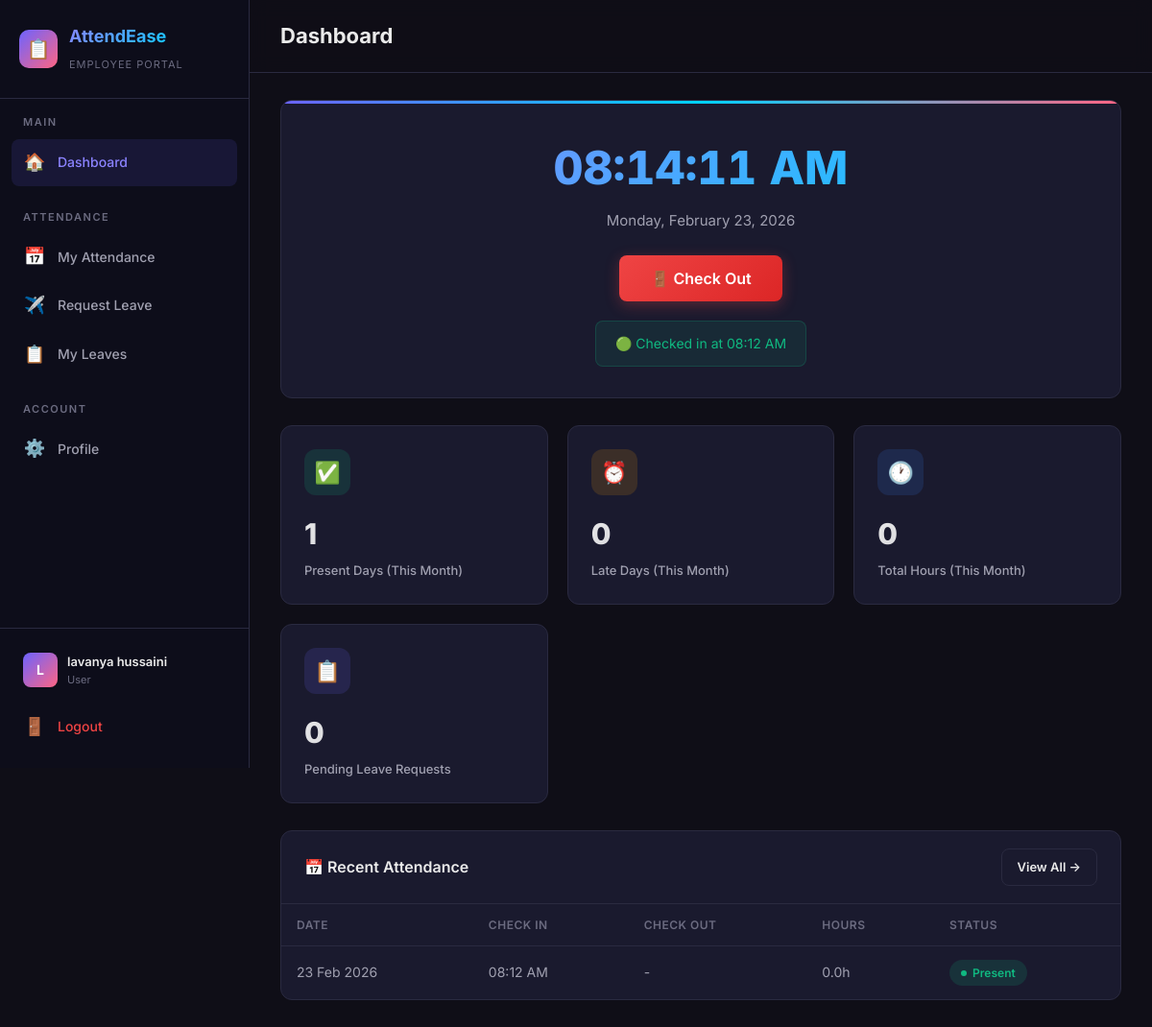
The page /user/dashboard (signed in) on the database its author committed.
### models.py (models this page shows, shortened)
class User(UserMixin, db.Model):
    __tablename__ = 'users'
    id = db.Column(db.Integer, primary_key=True)
    username = db.Column(db.String(80), unique=True, nullable=False)
    email = db.Column(db.String(120), unique=True, nullable=False)
    password_hash = db.Column(db.String(256), nullable=False)
    full_name = db.Column(db.String(150), nullable=False)
    role = db.Column(db.String(20), default='user')  # 'user' or 'admin'
    department = db.Column(db.String(100), default='General')
    phone = db.Column(db.String(20), default='')
    is_approved = db.Column(db.Boolean, default=False)
    created_at = db.Column(db.DateTime, default=datetime.utcnow)
    attendances = db.relationship('Attendance', backref='user', lazy=True)
    leave_requests = db.relationship('LeaveRequest', backref='user', lazy=True)
    def is_admin(self):
        return self.role == 'admin'
    def get_today_attendance(self):
        today = date.today()
        return Attendance.query.filter(
            Attendance.user_id == self.id,
            db.func.date(Attendance.check_in) == today
        ).first()
    def get_month_stats(self, year=None, month=None):
        if not year:
            year = date.today().year
        if not month:
            month = date.today().month
        records = Attendance.query.filter(
            Attendance.user_id == self.id,
            db.extract('year', Attendance.check_in) == year,
            db.extract('month', Attendance.check_in) == month
        ).all()
        total_days = len(records)
        present_days = sum(1 for r in records if r.status == 'present')
        late_days = sum(1 for r in records if r.status == 'late')
        total_hours = sum(r.working_hours or 0 for r in records)
        return {
            'total_days': total_days,
            'present_days': present_days,
            'late_days': late_days,
            'absent_days': 0,
            'total_hours': round(total_hours, 2)
        }

class Attendance(db.Model):
    __tablename__ = 'attendance'
    id = db.Column(db.Integer, primary_key=True)
    user_id = db.Column(db.Integer, db.ForeignKey('users.id'), nullable=False)
    check_in = db.Column(db.DateTime, nullable=False, default=datetime.utcnow)
    check_out = db.Column(db.DateTime, nullable=True)
    status = db.Column(db.String(20), default='present')  # present, late, absent, half-day
    working_hours = db.Column(db.Float, default=0.0)
    notes = db.Column(db.Text, default='')
    date = db.Column(db.Date, default=date.today)

### routes/user.py (the view)
@user_bp.route('/dashboard')
@login_required
@user_required
def dashboard():
    today = date.today()
    today_attendance = current_user.get_today_attendance()
    month_stats = current_user.get_month_stats()
    recent_attendance = Attendance.query.filter_by(user_id=current_user.id)\
        .order_by(Attendance.check_in.desc()).limit(10).all()
    pending_leaves = LeaveRequest.query.filter_by(
        user_id=current_user.id, status='pending'
    ).count()
    return render_template('user/dashboard.html',
        today_attendance=today_attendance,
        month_stats=month_stats,
        recent_attendance=recent_attendance,
        pending_leaves=pending_leaves,
        today=today
    )

### models.py (called while the page is built)
@login_manager.user_loader
def load_user(user_id):
    return User.query.get(int(user_id))

### routes/user.py (called while the page is built)
def user_required(f):
    @wraps(f)
    def decorated_function(*args, **kwargs):
        if not current_user.is_authenticated:
            return redirect(url_for('auth.login'))
        return f(*args, **kwargs)
    return decorated_function

### templates/user/dashboard.html (shortened to what this page needs)
{% extends "layout.html" %}
{% block page_title %}Dashboard{% endblock %}
{% block content %}
<div class="checkin-section">
    <div class="checkin-time" id="liveTime">--:--:--</div>
    <div class="checkin-date" id="liveDate">Loading...</div>
    <div class="checkin-actions">
        {% if not today_attendance %}
        <form method="POST" action="{{ url_for('user.check_in') }}">
            <button type="submit" class="btn btn-success btn-lg">
                ✅ Check In
            </button>
        </form>
        {% elif today_attendance and not today_attendance.check_out %}
        <form method="POST" action="{{ url_for('user.check_out') }}">
            <button type="submit" class="btn btn-danger btn-lg">
                🚪 Check Out
            </button>
        </form>
        {% endif %}
    </div>
    {% if today_attendance %}
    <div class="checkin-status {{ 'checked-out' if today_attendance.check_out else 'checked-in' }}">
        {% if today_attendance.check_out %}
        ✅ Checked out at {{ today_attendance.check_out.strftime('%I:%M %p') }} — {{ today_attendance.working_hours }}h
        worked
        {% else %}
        🟢 Checked in at {{ today_attendance.check_in.strftime('%I:%M %p') }}
        {% endif %}
    </div>
    {% endif %}
</div>
<div class="stats-grid">
    <div class="stat-card">
        <div class="stat-icon green">✅</div>
        <div class="stat-value">{{ month_stats.present_days }}</div>
        <div class="stat-label">Present Days (This Month)</div>
    </div>
    <div class="stat-card">
        <div class="stat-icon orange">⏰</div>
        <div class="stat-value">{{ month_stats.late_days }}</div>
        <div class="stat-label">Late Days (This Month)</div>
    </div>
    <div class="stat-card">
        <div class="stat-icon blue">🕐</div>
        <div class="stat-value">{{ month_stats.total_hours }}</div>
        <div class="stat-label">Total Hours (This Month)</div>
    </div>
    <div class="stat-card">
        <div class="stat-icon purple">📋</div>
        <div class="stat-value">{{ pending_leaves }}</div>
        <div class="stat-label">Pending Leave Requests</div>
    </div>
</div>
<div class="card">
    <div class="card-header">
        <h3>📅 Recent Attendance</h3>
        <a href="{{ url_for('user.attendance_history') }}" class="btn btn-outline btn-sm">View All →</a>
    </div>
    <div class="card-body" style="padding: 0;">
        <div class="table-wrapper">
            <table class="data-table">
                <thead>
                    <tr>
                        <th>Date</th>
                        <th>Check In</th>
                        <th>Check Out</th>
                        <th>Hours</th>
                        <th>Status</th>
                    </tr>
                </thead>
                <tbody>
                    {% for record in recent_attendance %}
                    <tr>
                        <td>{{ record.date.strftime('%d %b %Y') if record.date else 'N/A' }}</td>
                        <td>{{ record.check_in.strftime('%I:%M %p') if record.check_in else '-' }}</td>
                        <td>{{ record.check_out.strftime('%I:%M %p') if record.check_out else '-' }}</td>
                        <td>{{ record.working_hours|default(0) }}h</td>
                        <td><span class="status-badge {{ record.status }}"><span class="status-dot"></span>{{
                                record.status }}</span></td>
                    </tr>
                    {% endfor %}
                </tbody>
            </table>
        </div>
    </div>
</div>
{% endblock %}

### templates/layout.html (shortened to what this page needs)
{% extends "base.html" %}
{% block body %}
<div class="app-layout">
    <aside class="sidebar" id="sidebar">
        <div class="sidebar-header">
            <div class="sidebar-brand">
                <div class="brand-icon">📋</div>
                <div>
                    <h2>AttendEase</h2>
                    <span>{{ 'Admin Panel' if current_user.is_admin() else 'Employee Portal' }}</span>
                </div>
            </div>
        </div>
        <nav class="sidebar-nav">
            {% if current_user.is_admin() %}
            <div class="nav-section">
                <div class="nav-section-title">Main</div>
                <a href="{{ url_for('admin.dashboard') }}"
                    class="nav-link {{ 'active' if request.endpoint == 'admin.dashboard' }}">
                    <span class="nav-icon">📊</span> Dashboard
                </a>
            </div>
            <div class="nav-section">
                <div class="nav-section-title">Management</div>
                <a href="{{ url_for('admin.manage_users') }}"
                    class="nav-link {{ 'active' if request.endpoint == 'admin.manage_users' }}">
                    <span class="nav-icon">👥</span> Users
                    {% if pending_users is defined and pending_users > 0 %}
                    <span class="badge">{{ pending_users }}</span>
                    {% endif %}
                </a>
                <a href="{{ url_for('admin.view_attendance') }}"
                    class="nav-link {{ 'active' if request.endpoint == 'admin.view_attendance' }}">
                    <span class="nav-icon">✅</span> Attendance
                </a>
                <a href="{{ url_for('admin.attendance_report') }}"
                    class="nav-link {{ 'active' if request.endpoint == 'admin.attendance_report' }}">
                    <span class="nav-icon">📈</span> Reports
                </a>
                <a href="{{ url_for('admin.manage_leaves') }}"
                    class="nav-link {{ 'active' if request.endpoint == 'admin.manage_leaves' }}">
                    <span class="nav-icon">📝</span> Leave Requests
                    {% if pending_leaves is defined and pending_leaves > 0 %}
                    <span class="badge">{{ pending_leaves }}</span>
                    {% endif %}
                </a>
            </div>
            {% else %}
            <div class="nav-section">
                <div class="nav-section-title">Main</div>
                <a href="{{ url_for('user.dashboard') }}"
                    class="nav-link {{ 'active' if request.endpoint == 'user.dashboard' }}">
                    <span class="nav-icon">🏠</span> Dashboard
                </a>
            </div>
            <div class="nav-section">
                <div class="nav-section-title">Attendance</div>
                <a href="{{ url_for('user.attendance_history') }}"
                    class="nav-link {{ 'active' if request.endpoint == 'user.attendance_history' }}">
                    <span class="nav-icon">📅</span> My Attendance
                </a>
                <a href="{{ url_for('user.leave_request') }}"
                    class="nav-link {{ 'active' if request.endpoint == 'user.leave_request' }}">
                    <span class="nav-icon">✈️</span> Request Leave
                </a>
                <a href="{{ url_for('user.my_leaves') }}"
                    class="nav-link {{ 'active' if request.endpoint == 'user.my_leaves' }}">
                    <span class="nav-icon">📋</span> My Leaves
                </a>
            </div>
            <div class="nav-section">
                <div class="nav-section-title">Account</div>
                <a href="{{ url_for('user.profile') }}"
                    class="nav-link {{ 'active' if request.endpoint == 'user.profile' }}">
                    <span class="nav-icon">⚙️</span> Profile
                </a>
            </div>
            {% endif %}
        </nav>
        <div class="sidebar-footer">
            <div class="user-info">
                <div class="user-avatar">{{ current_user.full_name[0]|upper }}</div>
                <div class="user-details">
                    <div class="name">{{ current_user.full_name }}</div>
                    <div class="role">{{ current_user.role }}</div>
                </div>
            </div>
            <a href="{{ url_for('auth.logout') }}" class="nav-link" style="color: var(--danger); margin-top: 8px;">
                <span class="nav-icon">🚪</span> Logout
            </a>
        </div>
    </aside>
    <main class="main-content">
        <div class="content-header">
            <h1>{% block page_title %}Dashboard{% endblock %}</h1>
        </div>
        <div class="content-body">
            {% block content %}{% endblock %}
        </div>
    </main>
</div>
{% endblock %}

### rows shown on the page
User: role "EMPLOYEE PORTAL", full_name "L", full_name "lavanya hussaini", role "User"
Attendance: check_in "08:12 AM", date "23 Feb 2026", check_out "-", working_hours "0.0", status "Present"

### other values the page prints
{{ month_stats.present_days }} "1"
{{ month_stats.late_days }} "0"
{{ month_stats.total_hours }} "0"
{{ pending_leaves }} "0"
